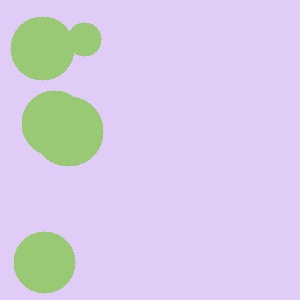
#> input picture data/images/circles_00.jpg, 300 x 300 px
$ python -i feature_extraction.py   (imports and definitions only)   (older library calls are emulated)
#> lines starting #> are read from the running program, lines starting #| are printed output that depends on the picture; after the words box and inside, x2 and y2 are one past the last pixel; in counts of white or black regions, pixels touching at a corner belong together
"""
feature_extraction.py
-----------------------
Module 2: Feature Extraction
Maps to Unit 3 of the syllabus: Edges (Canny), Corners (Harris),
Orientation Histograms (HOG-style), and general Feature Extraction.

Four complementary descriptors are computed and concatenated into a
single feature vector per image:
    1. Color histogram (HSV space)      -> captures color distribution
    2. Canny edge density histogram     -> captures shape/edge content
    3. Harris corner statistics         -> captures structural keypoints
    4. Gradient orientation histogram   -> lightweight HOG-style texture
"""

from __future__ import annotations
import cv2
import numpy as np


def extract_color_histogram(image: np.ndarray, bins: tuple[int, int, int] = (8, 8, 8)) -> np.ndarray:
    """Compute a normalized 3D color histogram in HSV space, flattened
    to a 1D vector. HSV is used because it separates chromaticity from
    illumination, making the descriptor more lighting-robust than RGB."""
    hsv = cv2.cvtColor(image, cv2.COLOR_BGR2HSV)
    hist = cv2.calcHist([hsv], [0, 1, 2], None, list(bins),
                         [0, 180, 0, 256, 0, 256])
    hist = cv2.normalize(hist, hist).flatten()
    return hist


def extract_edge_features(image: np.ndarray, bins: int = 16) -> np.ndarray:
    """Detect edges with the Canny detector and summarize their spatial
    distribution as a coarse grid-based density histogram."""
    gray = cv2.cvtColor(image, cv2.COLOR_BGR2GRAY)
    edges = cv2.Canny(gray, threshold1=100, threshold2=200)

    grid = int(np.sqrt(bins))
    h, w = edges.shape
    cell_h, cell_w = h // grid, w // grid

    densities = []
    for i in range(grid):
        for j in range(grid):
            cell = edges[i * cell_h:(i + 1) * cell_h, j * cell_w:(j + 1) * cell_w]
            densities.append(np.mean(cell > 0) if cell.size else 0.0)

    vec = np.array(densities, dtype=np.float32)
    norm = np.linalg.norm(vec)
    return vec / norm if norm > 0 else vec


def extract_corner_features(image: np.ndarray) -> np.ndarray:
    """Detect corners with the Harris detector and summarize them as
    [corner_count_normalized, mean_response, std_response, max_response]."""
    gray = cv2.cvtColor(image, cv2.COLOR_BGR2GRAY)
    gray_f = np.float32(gray)
    response = cv2.cornerHarris(gray_f, blockSize=2, ksize=3, k=0.04)
    response = cv2.dilate(response, None)

    threshold = 0.01 * response.max() if response.max() > 0 else 0
    corner_mask = response > threshold
    corner_count = np.sum(corner_mask)
    total_pixels = response.size

    strengths = response[corner_mask] if corner_count > 0 else np.array([0.0])
    vec = np.array([
        corner_count / total_pixels,
        float(np.mean(strengths)),
        float(np.std(strengths)),
        float(np.max(strengths)),
    ], dtype=np.float32)

    norm = np.linalg.norm(vec)
    return vec / norm if norm > 0 else vec


def extract_orientation_histogram(image: np.ndarray, n_bins: int = 9) -> np.ndarray:
    """Lightweight HOG-style descriptor: compute gradient magnitude and
    orientation (Sobel derivatives) over the whole image and build a
    single orientation histogram weighted by gradient magnitude."""
    gray = cv2.cvtColor(image, cv2.COLOR_BGR2GRAY)
    gx = cv2.Sobel(gray, cv2.CV_32F, 1, 0, ksize=3)
    gy = cv2.Sobel(gray, cv2.CV_32F, 0, 1, ksize=3)

    magnitude, angle = cv2.cartToPolar(gx, gy, angleInDegrees=True)
    angle = angle % 180  # unsigned orientation

    hist, _ = np.histogram(angle, bins=n_bins, range=(0, 180), weights=magnitude)
    norm = np.linalg.norm(hist)
    return (hist / norm if norm > 0 else hist).astype(np.float32)


def extract_feature_vector(image: np.ndarray) -> np.ndarray:
    """Combine all descriptors into a single concatenated feature
    vector representing the image.

    Input:  preprocessed BGR image
    Output: 1D float32 NumPy array (the image's feature signature)
    """
    color = extract_color_histogram(image)
    edges = extract_edge_features(image)
    corners = extract_corner_features(image)
    orientation = extract_orientation_histogram(image)

    return np.concatenate([color, edges, corners, orientation]).astype(np.float32)

>>> import cv2
>>> picture = cv2.imread('../data/images/circles_00.jpg')
#> picture is the input picture: shape (300, 300, 3); mean B, G, R 230, 203.6, 215.6
>>> result = extract_feature_vector(picture)
#> in extract_color_histogram, `hsv = cv2.cvtColor(image, cv2.COLOR_BGR2HSV)`: hsv: shape (300, 300, 3); mean H, S, V 123.2, 51.4, 240.6
#> in extract_color_histogram, `hist = cv2.normalize(hist, hist).flatten()`: hist = 512 values, max 0.989 at index 399, min 0 at index 0, mean 0.00235
#> in extract_feature_vector, `color = extract_color_histogram(image)`: color has the same summary as hist in extract_color_histogram
#> in extract_edge_features, `gray = cv2.cvtColor(image, cv2.COLOR_BGR2GRAY)`:
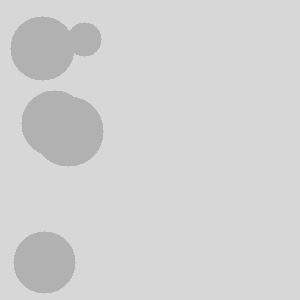
#> gray: shape (300, 300); min 170, max 222, mean 210
#> in extract_edge_features, `edges = cv2.Canny(gray, threshold1=100, threshold2=200)`:
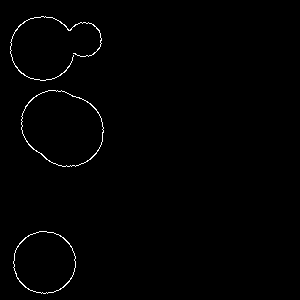
#> edges: shape (300, 300); 0.83% white in thin lines or dots, all inside (x1, y1, x2, y2) = (10, 16, 104, 294)
#> after the loop in extract_edge_features, `for i in range(grid):`: densities = [0.0281, 0.014, 0, 0, 0.0261, 0.0128, 0, 0, 0.00853, 0.00587, 0, 0, 0.0354, 0.00178, 0, 0]
#> in extract_edge_features, `vec = np.array(densities, dtype=np.float32)`: vec has the same summary as densities
#> in extract_edge_features, `norm = np.linalg.norm(vec)`: norm = 0.0565
#> in extract_feature_vector, `edges = extract_edge_features(image)`: edges = [0.497, 0.248, 0, 0, 0.462, 0.226, 0, 0, 0.151, 0.104, 0, 0, 0.626, 0.0315, 0, 0]
#> in extract_corner_features, `response = cv2.cornerHarris(gray_f, blockSize=2, ksize=3, k=0.04)`:
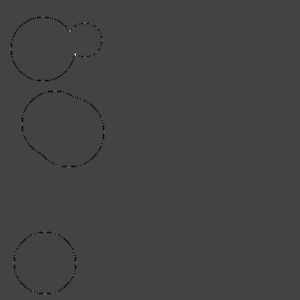
#> response: shape (300, 300) float32; min -99858.6, max 278668.2, mean -452; drawn with min black and max white
#> in extract_corner_features, `response = cv2.dilate(response, None)`:
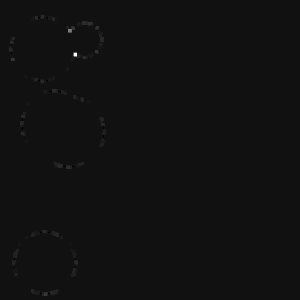
#> response: shape (300, 300) float32; min -20786.9, max 278668.2, mean 305.5; drawn with min black and max white
#> in extract_corner_features, `threshold = 0.01 * response.max() if response.max() > 0 else 0`: threshold = 2786.7
#> in extract_corner_features, `corner_mask = response > threshold`:
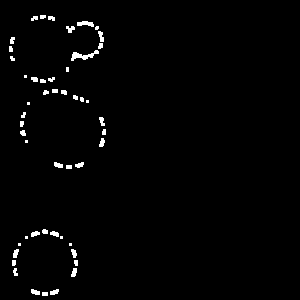
#> corner_mask: shape (300, 300) bool; 1.6% white; 50 white regions (12 under 20 px), largest, box (x1, y1, x2, y2) and area: (71, 50, 99, 61) 128, (77, 21, 94, 27) 69, (98, 31, 104, 42) 43
#> in extract_corner_features, `corner_count = np.sum(corner_mask)`: corner_count = 1402
#> in extract_corner_features, `strengths = response[corner_mask] if corner_count > 0 else np.array([0..`: strengths = 1402 values, max 278668.2 at index 336, min 2788.8 at index 321, mean 19961.1
#> in extract_corner_features, `vec = np.array([ corner_count / total_pixels, float(np.mean(strengths)..`: vec = [0.0156, 19961.1, 25927.4, 278668.2]
#> in extract_corner_features, `norm = np.linalg.norm(vec)`: norm = 280582.7
#> in extract_feature_vector, `corners = extract_corner_features(image)`: corners = [5.55e-08, 0.0711, 0.0924, 0.993]
#> in extract_orientation_histogram, `gx = cv2.Sobel(gray, cv2.CV_32F, 1, 0, ksize=3)`:
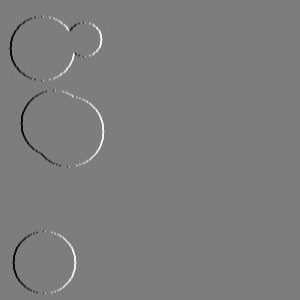
#> gx: shape (300, 300) float32; min -167, max 173, mean 0; drawn with min black and max white
#> in extract_orientation_histogram, `angle = angle % 180`:
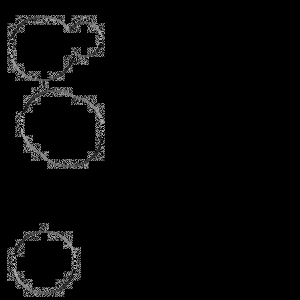
#> angle: shape (300, 300) float32; min 0, max 179.6, mean 7.3
#> in extract_orientation_histogram, `hist, _ = np.histogram(angle, bins=n_bins, range=(0, 180), weights=mag..`: hist = [25544.6, 19967.8, 33435.9, 26240.1, 38421.7, 30348.1, 35360, 17429, 21790.5]
#> in extract_orientation_histogram, `norm = np.linalg.norm(hist)`: norm = 85345.8
#> in extract_feature_vector, `orientation = extract_orientation_histogram(image)`: orientation = [0.299, 0.234, 0.392, 0.307, 0.45, 0.356, 0.414, 0.204, 0.255]
#> result = 541 values, max 0.993 at index 531, min 0 at index 0, mean 0.0141

$ run again, on data/images/circles_01.jpg
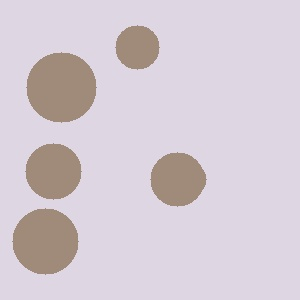
#> input picture data/images/circles_01.jpg, 300 x 300 px
#> picture is the input picture: shape (300, 300, 3); mean B, G, R 211.2, 202.7, 212.7
#> hsv: shape (300, 300, 3); mean H, S, V 119.2, 21.5, 216.8
#> in extract_color_histogram, `hist = cv2.normalize(hist, hist).flatten()`: hist = 512 values, max 0.991 at index 391, min 0 at index 0, mean 0.00235
#> color has the same summary as hist in extract_color_histogram
#> in extract_edge_features, `edges = cv2.Canny(gray, threshold1=100, threshold2=200)`:
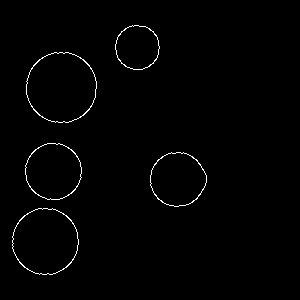
#> edges: shape (300, 300); 1.1% white in thin lines or dots, all inside (x1, y1, x2, y2) = (12, 25, 207, 275)
#> after the loop in extract_edge_features, `for i in range(grid):`: densities = [0.0105, 0.0233, 0.008, 0, 0.0219, 0.0101, 0, 0, 0.0322, 0.00693, 0.0316, 0, 0.0199, 0.00516, 0, 0]
#> in extract_edge_features, `vec = np.array(densities, dtype=np.float32)`: vec has the same summary as densities
#> in extract_edge_features, `norm = np.linalg.norm(vec)`: norm = 0.0617
#> in extract_feature_vector, `edges = extract_edge_features(image)`: edges = [0.17, 0.378, 0.13, 0, 0.354, 0.164, 0, 0, 0.522, 0.112, 0.513, 0, 0.323, 0.0836, 0, 0]
#> threshold = 7474.4
#> corner_mask: shape (300, 300) bool; 1.9% white; 68 white regions (10 under 20 px), largest, box (x1, y1, x2, y2) and area: (204, 174, 210, 186) 52, (47, 52, 56, 58) 40, (92, 73, 98, 82) 40
#> corner_count = 1743
#> strengths = 1743 values, max 747439.5 at index 79, min 7961.6 at index 1337, mean 202141.9
#> in extract_corner_features, `vec = np.array([ corner_count / total_pixels, float(np.mean(strengths)..`: vec = [0.0194, 202141.9, 111299.4, 747439.5]
#> in extract_corner_features, `norm = np.linalg.norm(vec)`: norm = 782249.8
#> corners = [2.48e-08, 0.258, 0.142, 0.955]
#> in extract_orientation_histogram, `angle = angle % 180`:
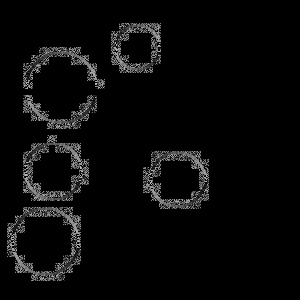
#> angle: shape (300, 300) float32; min 0, max 179.8, mean 9.4
#> in extract_orientation_histogram, `hist, _ = np.histogram(angle, bins=n_bins, range=(0, 180), weights=mag..`: hist = [76277.5, 42099.3, 82672.6, 63449.1, 87161, 63268.4, 83127, 39481, 59653.5]
#> in extract_orientation_histogram, `norm = np.linalg.norm(hist)`: norm = 205130.4
#> orientation = [0.372, 0.205, 0.403, 0.309, 0.425, 0.308, 0.405, 0.192, 0.291]
#> result = 541 values, max 0.991 at index 391, min 0 at index 0, mean 0.0152

$ run again, on data/images/circles_03.jpg
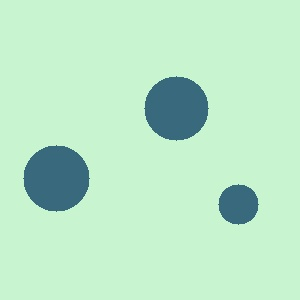
#> input picture data/images/circles_03.jpg, 300 x 300 px
#> picture is the input picture: shape (300, 300, 3); mean B, G, R 200.7, 231.9, 187.5
#> hsv: shape (300, 300, 3); mean H, S, V 68, 54, 233.5
#> in extract_color_histogram, `hist = cv2.normalize(hist, hist).flatten()`: hist = 512 values, max 0.996 at index 143, min 0 at index 0, mean 0.00217
#> color has the same summary as hist in extract_color_histogram
#> after the loop in extract_edge_features, `for i in range(grid):`: densities = [0, 0, 0, 0, 0.00587, 0.00658, 0.0304, 0, 0.0203, 0.0123, 0.00622, 0.0165, 0, 0, 0, 0]
#> in extract_edge_features, `vec = np.array(densities, dtype=np.float32)`: vec has the same summary as densities
#> in extract_edge_features, `norm = np.linalg.norm(vec)`: norm = 0.0433
#> in extract_feature_vector, `edges = extract_edge_features(image)`: edges = [0, 0, 0, 0, 0.135, 0.152, 0.702, 0, 0.468, 0.283, 0.144, 0.382, 0, 0, 0, 0]
#> threshold = 30582
#> corner_mask: shape (300, 300) bool; 0.95% white; 36 white regions (8 under 20 px), largest, box (x1, y1, x2, y2) and area: (182, 76, 189, 81) 29, (144, 97, 149, 104) 29, (205, 97, 210, 104) 29
#> corner_count = 854
#> strengths = 854 values, max 3058198 at index 339, min 34797 at index 245, mean 1782062.9
#> in extract_corner_features, `vec = np.array([ corner_count / total_pixels, float(np.mean(strengths)..`: vec = [0.00949, 1782062.9, 760959.4, 3058198]
#> in extract_corner_features, `norm = np.linalg.norm(vec)`: norm = 3620412
#> corners = [2.62e-09, 0.492, 0.21, 0.845]
#> in extract_orientation_histogram, `angle = angle % 180`:
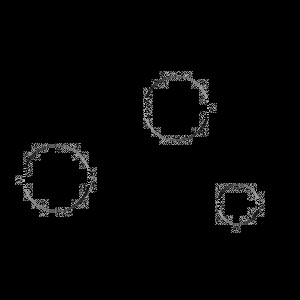
#> angle: shape (300, 300) float32; min 0, max 179.9, mean 5.4
#> in extract_orientation_histogram, `hist, _ = np.histogram(angle, bins=n_bins, range=(0, 180), weights=mag..`: hist = [79746.4, 39920.8, 80327.1, 67666.3, 85772, 67722.9, 80249.6, 40406.1, 62731.2]
#> in extract_orientation_histogram, `norm = np.linalg.norm(hist)`: norm = 207208.6
#> orientation = [0.385, 0.193, 0.388, 0.327, 0.414, 0.327, 0.387, 0.195, 0.303]
#> result = 541 values, max 0.996 at index 143, min 0 at index 0, mean 0.0145
